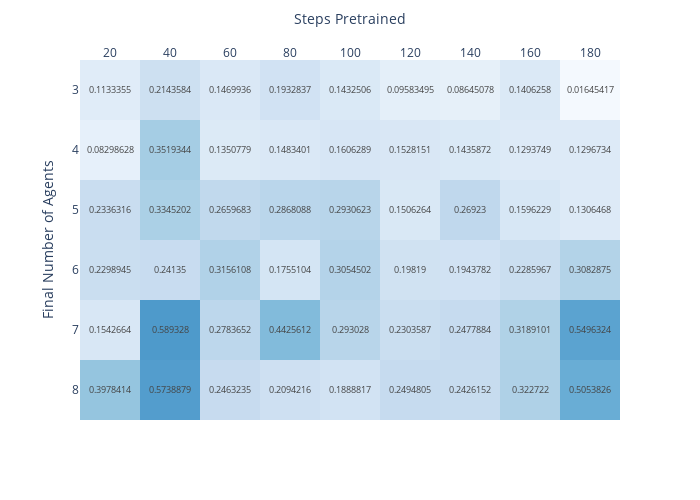

The notebook cell saved with this chart:
### Code cell
# Instead, ratio of area under curves
data = []
for num_agents in range(3,9):
    base_x, base_mean, retrain_results = plot_avg_retrain(
        num_agents, env="Waterworld", show=False, write=False,
        path=['mini-test-waterworld_history.csv','ww_test_history.csv']
        )
    z = base_mean.values.min()
    base_mean = base_mean.values - z

    for steps in retrain_results.steps_pretrained.unique():
        if steps < 200:
            res = retrain_results[retrain_results.steps_pretrained==steps
                                ]['per_agent_erm'].values - z
            a = int(steps/num_agents)
            b = a+len(res)

            i = (res - base_mean[a:b]).cumsum().argmax()
            n = res[:i].sum()
            m = base_mean[a:a+i].sum()
            auc = (n-m)/m 
            data.append({
                'Final Number of Agents': num_agents,
                'Steps Pretrained': steps,
                'Area Under Curve': auc,
            })


import plotly.express as px

df = pd.DataFrame(data)
piv = df.pivot(index="Final Number of Agents", columns="Steps Pretrained")

fig = px.imshow(piv.values,#/piv.values.max(), 
                text_auto=True, #title="Percent Increase AUC",
                labels=dict(x="Steps Pretrained", y="Final Number of Agents"),
                color_continuous_scale='Blues', #'PuBu', 'RdBu'
                range_color=(0,1),
                x=[f"{s}" for _,s in piv.columns.values],
                y=piv.index.values
                )
fig.update_coloraxes(showscale=False) 
fig.update_xaxes(side="top")
fig.update_layout(width=700, height=500,)
fig.show()
fig.write_image(f"Waterworld-AUCs.png")

### Figure 1 — Plotly figure (JSON) as saved in the notebook; plotly's stock layout.template omitted (floating-point values rounded to 4 significant figures)
{"data": [{"coloraxis": "coloraxis", "hovertemplate": "Steps Pretrained: %{x}<br>Final Number of Agents: %{y}<br>color: %{z}<extra></extra>", "name": "0", "texttemplate": "%{z}", "type": "heatmap", "x": ["20", "40", "60", "80", "100", "120", "140", "160", "180"], "xaxis": "x", "y": [3, 4, 5, 6, 7, 8], "yaxis": "y", "z": [[0.1133, 0.2144, 0.147, 0.1933, 0.1433, 0.09583, 0.08645, 0.1406, 0.01645], [0.08299, 0.3519, 0.1351, 0.1483, 0.1606, 0.1528, 0.1436, 0.1294, 0.1297], [0.2336, 0.3345, 0.266, 0.2868, 0.2931, 0.1506, 0.2692, 0.1596, 0.1306], [0.2299, 0.2413, 0.3156, 0.1755, 0.3055, 0.1982, 0.1944, 0.2286, 0.3083], [0.1543, 0.5893, 0.2784, 0.4426, 0.293, 0.2304, 0.2478, 0.3189, 0.5496], [0.3978, 0.5739, 0.2463, 0.2094, 0.1889, 0.2495, 0.2426, 0.3227, 0.5054]]}], "layout": {"coloraxis": {"cmax": 1, "cmin": 0, "colorscale": [[0, "rgb(247,251,255)"], [0.125, "rgb(222,235,247)"], [0.25, "rgb(198,219,239)"], [0.375, "rgb(158,202,225)"], [0.5, "rgb(107,174,214)"], [0.625, "rgb(66,146,198)"], [0.75, "rgb(33,113,181)"], [0.875, "rgb(8,81,156)"], [1, "rgb(8,48,107)"]], "showscale": false}, "height": 500, "margin": {"t": 60}, "width": 700, "xaxis": {"anchor": "y", "constrain": "domain", "domain": [0, 1], "scaleanchor": "y", "side": "top", "title": {"text": "Steps Pretrained"}}, "yaxis": {"anchor": "x", "autorange": "reversed", "constrain": "domain", "domain": [0, 1], "title": {"text": "Final Number of Agents"}}}}
